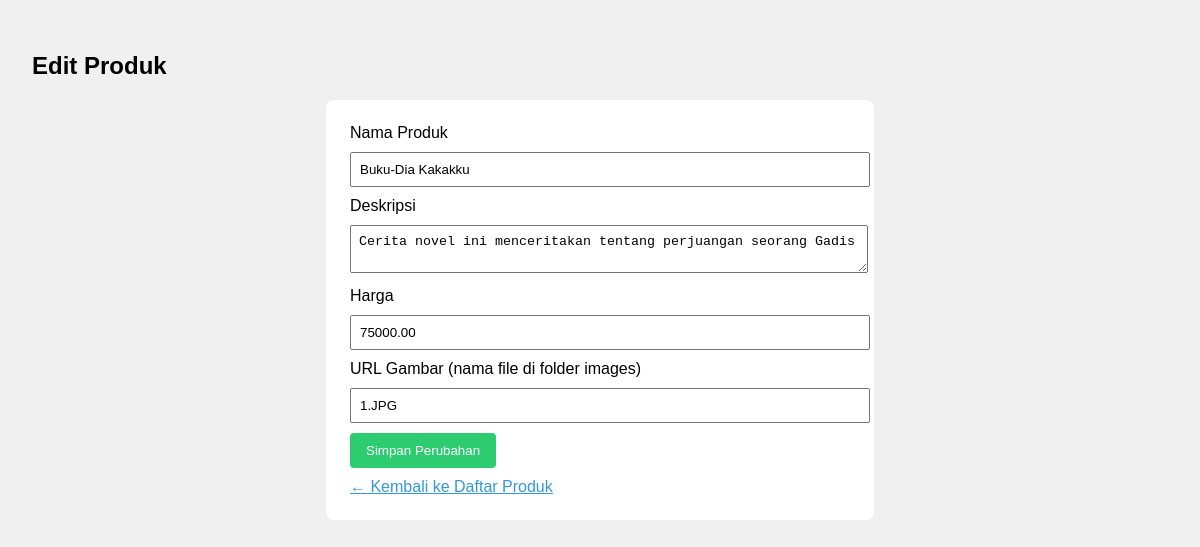
The page /edit_produk.php?id=1 (signed in) on the database its author committed.
### tables this page shows
CREATE TABLE `products` (
  `product_id` int(11) NOT NULL,
  `name` varchar(150) NOT NULL,
  `description` text DEFAULT NULL,
  `price` decimal(12,2) NOT NULL,
  `stock` int(11) NOT NULL DEFAULT 0,
  `image_url` varchar(255) DEFAULT NULL,
  `created_at` timestamp NOT NULL DEFAULT current_timestamp()
);

### edit_produk.php (the view, shortened to what this page needs)
<?php
$host = "localhost";
$user = "root";
$password = "";
$database = "toko_buku";
$koneksi = new mysqli($host, $user, $password, $database);
$id = $_GET['id'] ?? 0;
$stmt = $koneksi->prepare("SELECT * FROM products WHERE product_id=?");
$stmt->bind_param("i", $id);
$stmt->execute();
$result = $stmt->get_result();
$produk = $result->fetch_assoc();
?>
<!DOCTYPE html>
<html lang="id">
<head>
</head>
<body>
<h2>Edit Produk</h2>
<form method="POST">
    <label>Nama Produk</label>
    <input type="text" name="name" value="<?= htmlspecialchars($produk['name']) ?>" required>
    <label>Deskripsi</label>
    <textarea name="description" required><?= htmlspecialchars($produk['description']) ?></textarea>
    <label>Harga</label>
    <input type="number" name="price" value="<?= $produk['price'] ?>" required>
    <label>URL Gambar (nama file di folder images)</label>
    <input type="text" name="image_url" value="<?= htmlspecialchars($produk['image_url']) ?>" required>
    <button type="submit">Simpan Perubahan</button>
    <br>
    <a href="./dashboard.php">← Kembali ke Daftar Produk</a>
</form>
</body>
</html>

### edit_produk.php (style rules this page uses)
body { font-family: Arial, sans-serif; background-color: #f0f0f0; padding: 24px; }
form { max-width: 500px; margin: auto; background: white; padding: 24px; border-radius: 8px; }
input, textarea { width: 100%; padding: 8px; margin: 10px 0; }
button { background-color: #2ecc71; color: white; padding: 10px 16px; border: none; border-radius: 4px; cursor: pointer; }
a { display: inline-block; margin-top: 10px; color: #3498db; }

### rows shown on the page
products: name "Buku-Dia Kakakku", description "Cerita novel ini menceritakan tentang perjuangan seorang Gadis", price "75000.00", image_url "1.JPG"
